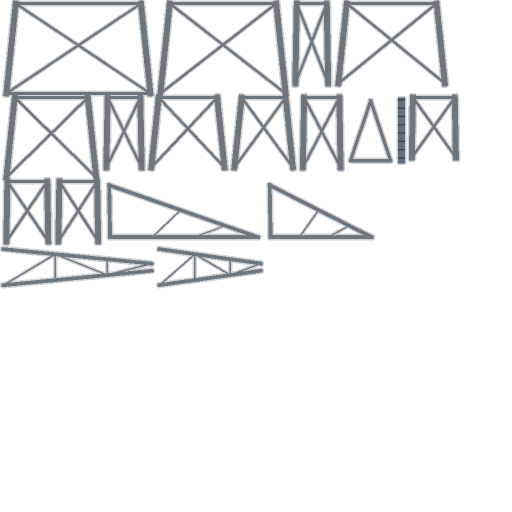
#> input picture assets/models/props/power_pylon/albedo.png, 1024 x 1024 px, found by its file name (shown at 1/2 size)
$ python pylon_cov.py
#> lines starting #> are read from the running program, lines starting #| are printed output that depends on the picture; after the words box and inside, x2 and y2 are one past the last pixel; in counts of white or black regions, pixels touching at a corner belong together
### v080/m1/R7D/base/tools/blender/ce3d/leafatlas.py
"""Leaf card textures for the card trees and bushes (class "leaves"): an RGBA atlas of leaf clusters. Pure PIL /
numpy, deterministic for a given seed.

One atlas = cols x rows cells. Every card of a crown shows one leaf cluster: twigs with leaves along them, denser
in the middle, on a transparent ground. One cell is the CORE: an opaque leaf mass for the closed inner hull of a
crown (it must never let the sky through). Grass atlases (grass_atlas) hold tufts of blades instead.

Mipmap-safe alpha (contract 4.6.5, leaves.gdshader scissor 0.42): Godot builds the mipmaps with a box filter, so a
thin leaf or blade averages below the scissor a few levels down and the crown thins out with distance. Every
transparent texel near a leaf gets a HALO alpha of 0.28: invisible at full size (below the scissor even after BC3
quantisation - BC3 alpha steps are 1/7 of the block range, a value of 0.36 could come out as 0.43), but in the
averaged texels of the coarser levels it keeps a leaf above the scissor while its share is at least ~20 % instead
of 42 %. coverage() measures that on a simulated mip chain. Colours bleed into every transparent texel (no dark
fringes under bilinear filtering and mipmaps).
"""
import io
import math
import random

import numpy as np
from PIL import Image, ImageDraw

SCISSOR = 0.42          # leaves.gdshader
HALO_ALPHA = 0.28       # below the scissor with margin for BC3 quantisation (max error ~0.07)
HALO_PX = 2             # texels around opaque texels that get the halo


def _hex(h, k=1.0):
    h = h.lstrip("#")
    return tuple(max(0, min(255, int(round(int(h[i:i + 2], 16) * k)))) for i in (0, 2, 4))


def _mix(a, b, t):
    return tuple(int(round(a[i] + (b[i] - a[i]) * t)) for i in range(3))


# [293 lines left out: functions _leaf_outline, _tuft, _poly, species_atlas, cluster, ball and 1 more, not called in this run]


def halo(img, alpha=HALO_ALPHA, px=HALO_PX, scissor=SCISSOR):
    """Mipmap-safe alpha: transparent texels within px of a visible texel (alpha >= scissor) get alpha `alpha`
    (kept below the scissor). Returns a new image."""
    a = np.array(img).astype(np.float64)
    al = a[:, :, 3] / 255.0
    vis = al >= scissor
    near = vis.copy()
    for _ in range(px):
        g = near.copy()
        g[1:, :] |= near[:-1, :]
        g[:-1, :] |= near[1:, :]
        g[:, 1:] |= near[:, :-1]
        g[:, :-1] |= near[:, 1:]
        near = g
    lift = near & ~vis
    al = np.where(lift, np.maximum(al, alpha), al)
    al = np.where(~vis, np.minimum(al, alpha), al)         # antialiased rims must stay below the scissor too
    a[:, :, 3] = np.round(al * 255.0)
    return Image.fromarray(np.clip(a, 0, 255).astype(np.uint8), "RGBA")


# [21 lines left out: function bleed, not called in this run]


def coverage(img, levels=5, scissor=SCISSOR):
    """Share of texels at or above the scissor per mip level of a box-filtered chain (what Godot builds):
    [level 0, 1, ...]. A mipmap-safe texture keeps the share roughly constant."""
    a = np.array(img).astype(np.float64)[:, :, 3] / 255.0
    out = []
    for _ in range(levels):
        out.append(round(float((a >= scissor).mean()), 4))
        h, w = a.shape[0] // 2, a.shape[1] // 2
        if h < 1 or w < 1:
            break
        a = a[:h * 2, :w * 2].reshape(h, 2, w, 2).mean(axis=(1, 3))
    return out


# [199 lines left out: functions atlas, branch, frond, special_atlas, mixed_atlas, grass_atlas and 1 more, not called in this run]

### v080/m1/AS1b/pylon_cov.py
import sys

import numpy as np
from PIL import Image

sys.path.insert(0, "/home/user/crossing-europe---a-racing-xperience/.claude/worktrees/wf_2e14ac26-9d4-2/tools/blender")
from ce3d import leafatlas as LA  # noqa: E402

im = Image.open("/home/user/crossing-europe---a-racing-xperience/.claude/worktrees/wf_2e14ac26-9d4-2/assets/models/props/power_pylon/albedo.png")
#> im is the input picture: PIL image 1024x1024 RGBA; mean R, G, B, A 110.9, 117.9, 124.1, 29.3
a = np.array(im)
# without halo: alpha binarised at 0.5
base = a.copy()
base[:, :, 3] = np.where(a[:, :, 3] >= 128, 255, 0)
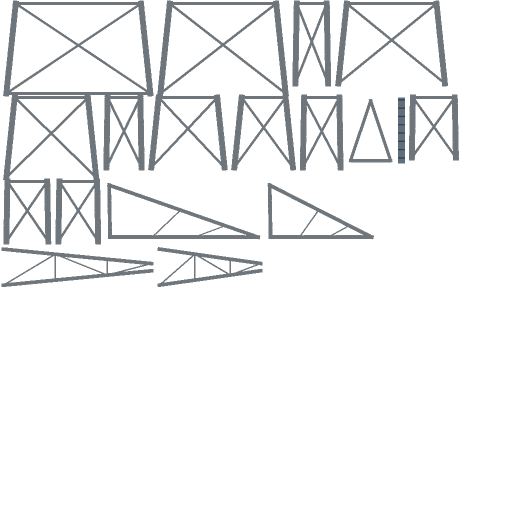
#> base: shape (1024, 1024, 4) (shown at 1/2 size); 6.45% of pixels changed, all inside (x1, y1, x2, y2) = (0, 0, 921, 577); transparent parts drawn white
b = Image.fromarray(base, "RGBA")
print("ohne Halo     ", LA.coverage(b, 7, scissor=0.5))
#> in coverage, `a = np.array(img).astype(np.float64)[:, :, 3] / 255.0`:
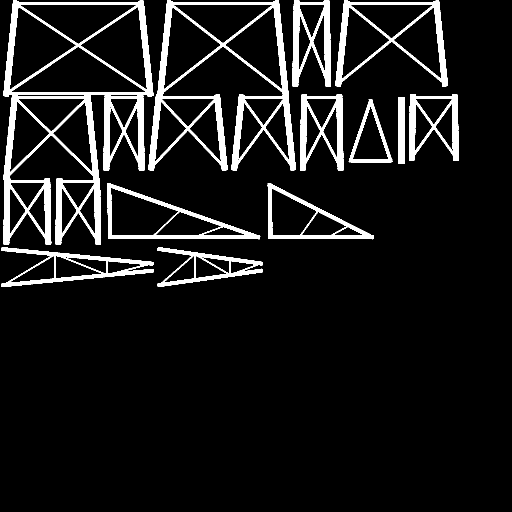
#> a: shape (1024, 1024) float64 (shown at 1/2 size); values 0 (black) and 1 (white), 9.4% white; 12 white regions, largest, box (x1, y1, x2, y2) and area: (6, 1, 307, 489) 31976, (296, 1, 592, 341) 19886, (670, 1, 896, 173) 7388
#> the loop in coverage, `for _ in range(levels):` made 7 passes
#> pass 1, in coverage, `a = a[:h * 2, :w * 2].reshape(h, 2, w, 2).mean(axis=(1, 3))`:
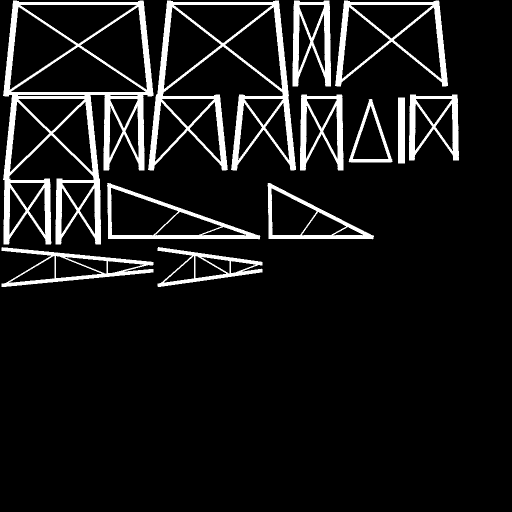
#> a: shape (512, 512) float64; min 0, max 1, mean 0.0938
#> pass 2, in coverage, `a = a[:h * 2, :w * 2].reshape(h, 2, w, 2).mean(axis=(1, 3))`:
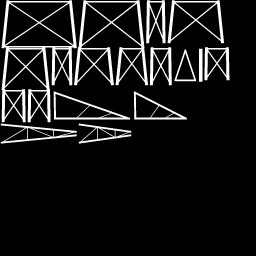
#> a: shape (256, 256) float64; min 0, max 1, mean 0.0938
#> pass 3, in coverage, `a = a[:h * 2, :w * 2].reshape(h, 2, w, 2).mean(axis=(1, 3))`:
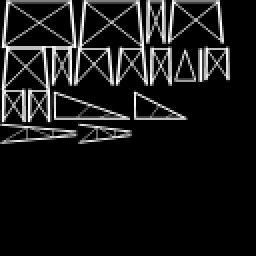
#> a: shape (128, 128) float64 (shown 2 times larger); min 0, max 1, mean 0.0938
#> after the loop in coverage, `for _ in range(levels):`: out = [0.0938, 0.0999, 0.103, 0.101, 0.061, 0.0205, 0]
#| ohne Halo      [0.0938, 0.0999, 0.103, 0.1013, 0.061, 0.0205, 0.0]
for px in (2, 3, 4):
    h = LA.halo(b, alpha=0.33, px=px, scissor=0.5)
    print("Halo %d px     " % px, LA.coverage(h, 7, scissor=0.5))
#> this loop made 3 passes
#| Halo 2 px      [0.0938, 0.0999, 0.1094, 0.1124, 0.0818, 0.04, 0.0039]
#| Halo 3 px      [0.0938, 0.0999, 0.1115, 0.1172, 0.0901, 0.0449, 0.0156]
#| Halo 4 px      [0.0938, 0.0999, 0.1115, 0.1238, 0.1082, 0.0557, 0.0195]
#> pass 1, in halo, `lift = near & ~vis`:
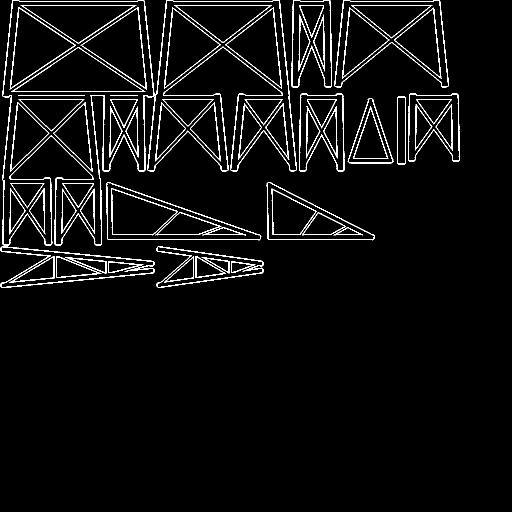
#> lift: shape (1024, 1024) bool (shown at 1/2 size); 4.4% white in thin lines or dots, all inside (x1, y1, x2, y2) = (1, 0, 920, 576)
#> pass 1, in halo, `al = np.where(lift, np.maximum(al, alpha), al)`:
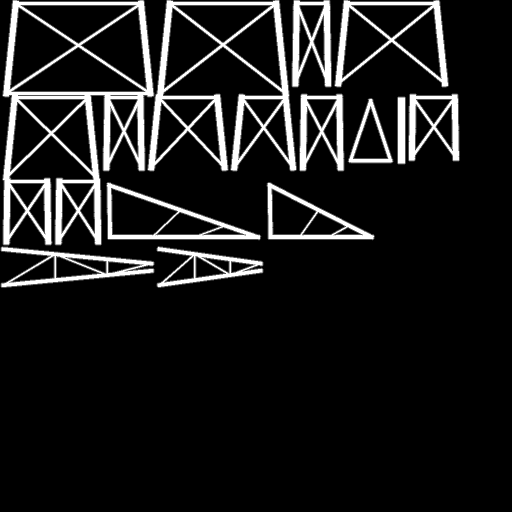
#> al: shape (1024, 1024) float64 (shown at 1/2 size); min 0, max 1, mean 0.108
